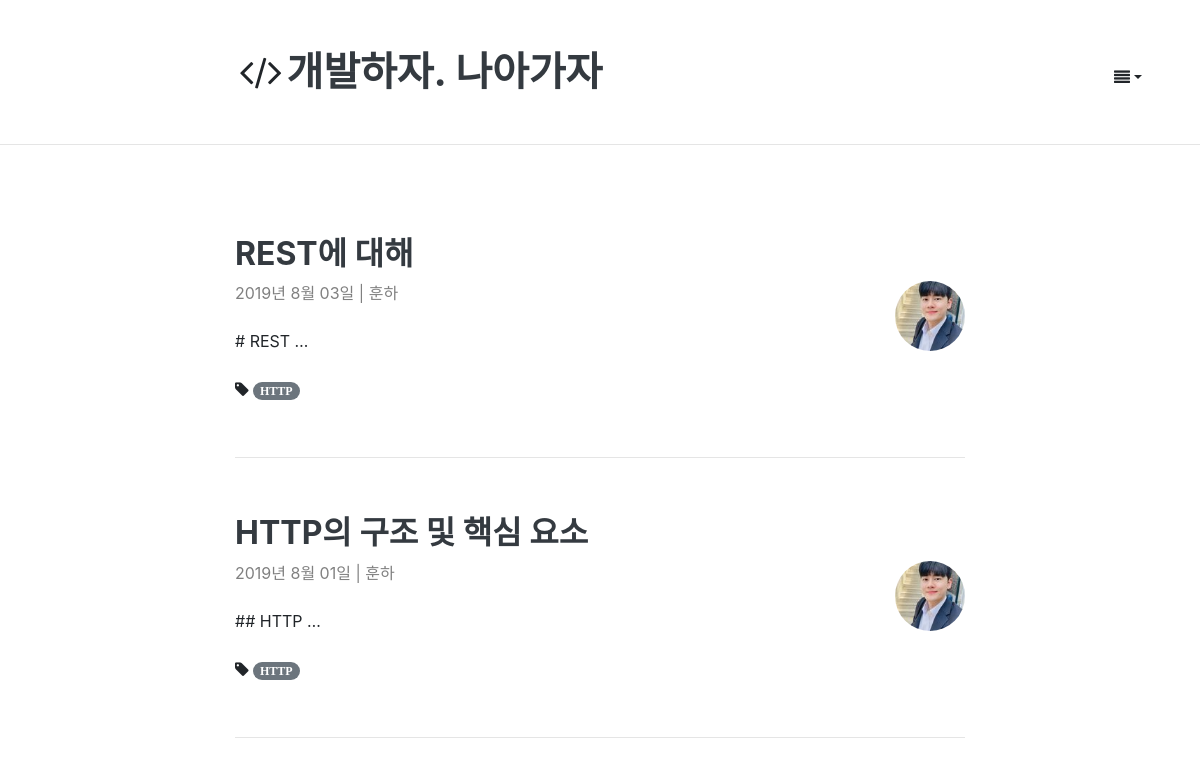
/blog/HTTP/, run on the app's committed database.
### blog/models.py (models this page shows, shortened)
class Post(models.Model):
    author = models.ForeignKey(Account , on_delete=models.CASCADE)
    title = models.CharField(max_length=100, verbose_name = 'Title' , help_text = 'Please enter a posting title')
    text = models.TextField(verbose_name='Contents')
    photo = ProcessedImageField(blank=True, upload_to = 'blog/post/%Y' ,processors = [Thumbnail(300,300)],format='JPEG' ,options={'quality': 60})
    created_date= models.DateTimeField(default =timezone.now)
    published_date = models.DateTimeField(blank=True , null=True)
    tags = models.CharField(max_length=100, blank=True)
    class Meta:
        ordering = ['-id']
    def get_absolute_url(self):
        return reverse('post_detail', args=[self.id])

### account/models.py (models this page shows, shortened)
class Account(AbstractBaseUser, PermissionsMixin):
    email = models.EmailField(
        verbose_name=('email address'),
        max_length=255,
        unique=True,
    )
    username = models.CharField(('username'), max_length=30,
                                help_text=('Requierd. 30 characters or fewer. Letters, digits'
                                           ' and ./+/-/_ only'),
                                validators=[  # 정규식을 통한 특수문자 제외
                                    validators.RegexValidator(r'^[\w.+-]+$', ('Enter a valid username.'), 'invalid')
                                ])
    is_staff = models.BooleanField(('staff status'), default=False,
                                   help_text='Designates whether the user can log into this admin site')
    is_active = models.BooleanField(('active'), default=True,
                                    help_text='Designates whether this user should be treated as '
                                              'active. Unselect this instead of deleting accounts.')
    date_joined = models.DateTimeField(('date joined'), default=timezone.now)
    thumbnail = ProcessedImageField(blank=True, upload_to="profile" , null=True, processors=[ResizeToFill(100,100)],
                                    format='JPEG', options={'quality': 80})
    created_at = models.DateTimeField(auto_now_add=True)
    updated_at = models.DateTimeField(auto_now=True)
    object = AccountManager()
    USERNAME_FIELD = 'email'
    REQUIRED_FIELDS = ['username']
    class Meta:
        verbose_name = ('user')
        verbose_name_plural = ('users')
        swappable = 'AUTH_USER_MODEL'

### blog/views.py (the view)
# urls.py: path('<tags>/', views.post_tags, name='post_tags'),
def post_tags(request ,tags):
    posts = Post.objects.select_related('author').filter(tags__contains=tags)
    context = {
        'tags':tags,
        'posts':posts
    }
    return render(request, 'blog/post_tags.html' ,context)

### blog/templates/blog/post_tags.html
{% extends 'blog/layout.html' %}
{% block content %}
    <div class="container">
        <div class="row">
             <div class="col-md-2"></div>
            <div class="col-md-8">
                 {% for post in posts %}
                    <div class="blog-post">
                        <div class="blog-post-title">
                            <h2><a href="{{ post.get_absolute_url }}" class="text-dark"><b>{{ post.title }}</b></a>
                            </h2>
                        </div>
                        <div class="blog-post-meta">
                            <div class="post-author" style="color: gray;">
                                <img src="{{ post.author.thumbnail.url }}" alt=""
                                     style="float: right; width: 70px; border-radius: 50%">{{ post.created_date|date:"Y년 M d일" }}
                                | {{ post.author.username }}
                            </div>
                        </div>
                        <br>
                        <div class="post-summary" style="font-size:1rem">{{ post.text|truncatewords_html:2 }}</div>
                        <br>
                        <i class="fa fa-tag" title="tags">
                            {% if post.tags %}
                                <a class="badge badge-pill badge-secondary"
                                   href="{% url "post_tags" post.tags %}">{{ post.tags }}</a>
                            {% else %}
                                <a href=""></a>
                            {% endif %}
                        </i>
                    </div>
                    <hr/>
                {% endfor %}
            </div>
        </div>
    </div>
{% endblock %}

### blog/static/blog/post_list.css (style rules this page uses)
img { width: 300px; height: auto; }
.blog-post { padding-top: 40px; padding-bottom: 40px; }

### templates/layout.html (style rules this page uses)
html { position: relative; min-height: 100%; }
body { margin-bottom: 60px; min-height: 100%; }

### data on the page
Post: title "REST에 대해", author.thumbnail (picture), created_date "2019년 8월 03일", author.username "훈하", text "# REST …", tags "HTTP"
Post: title "HTTP의 구조 및 핵심 요소", author.thumbnail (picture), created_date "2019년 8월 01일", author.username "훈하", text "## HTTP …", tags "HTTP"
